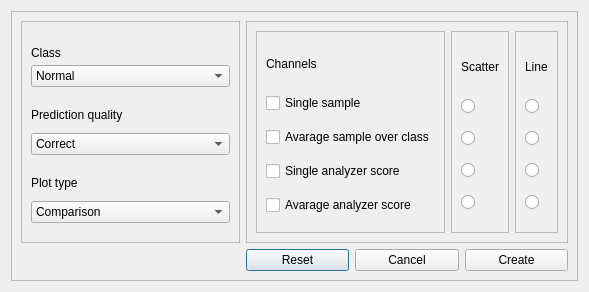
<?xml version="1.0" encoding="UTF-8"?>
<ui version="4.0">
 <class>Dialog</class>
 <widget class="QDialog" name="Dialog">
  <property name="geometry">
   <rect>
    <x>0</x>
    <y>0</y>
    <width>589</width>
    <height>292</height>
   </rect>
  </property>
  <property name="windowTitle">
   <string>Create new figure</string>
  </property>
  <layout class="QGridLayout" name="gridLayout_6">
   <item row="0" column="0">
    <widget class="QFrame" name="baseFrame">
     <property name="frameShape">
      <enum>QFrame::StyledPanel</enum>
     </property>
     <property name="frameShadow">
      <enum>QFrame::Raised</enum>
     </property>
     <layout class="QGridLayout" name="gridLayout">
      <item row="0" column="0">
       <widget class="QFrame" name="frame_2">
        <property name="minimumSize">
         <size>
          <width>100</width>
          <height>100</height>
         </size>
        </property>
        <property name="frameShape">
         <enum>QFrame::StyledPanel</enum>
        </property>
        <property name="frameShadow">
         <enum>QFrame::Raised</enum>
        </property>
        <layout class="QVBoxLayout" name="verticalLayout">
         <item>
          <layout class="QVBoxLayout" name="classLayout">
           <property name="spacing">
            <number>0</number>
           </property>
           <item>
            <widget class="QLabel" name="classTitle">
             <property name="maximumSize">
              <size>
               <width>16777215</width>
               <height>25</height>
              </size>
             </property>
             <property name="text">
              <string>Class</string>
             </property>
            </widget>
           </item>
           <item>
            <widget class="QComboBox" name="classCombo">
             <item>
              <property name="text">
               <string>Normal</string>
              </property>
             </item>
             <item>
              <property name="text">
               <string>1</string>
              </property>
             </item>
             <item>
              <property name="text">
               <string>2</string>
              </property>
             </item>
            </widget>
           </item>
          </layout>
         </item>
         <item>
          <layout class="QVBoxLayout" name="predQualLayout">
           <item>
            <widget class="QLabel" name="predQualTitle">
             <property name="maximumSize">
              <size>
               <width>16777215</width>
               <height>25</height>
              </size>
             </property>
             <property name="text">
              <string>Prediction quality</string>
             </property>
            </widget>
           </item>
           <item>
            <widget class="QComboBox" name="predQualCombo">
             <item>
              <property name="text">
               <string>Correct</string>
              </property>
             </item>
             <item>
              <property name="text">
               <string>All</string>
              </property>
             </item>
             <item>
              <property name="text">
               <string>Incorrect</string>
              </property>
             </item>
             <item>
              <property name="text">
               <string>False positive</string>
              </property>
             </item>
             <item>
              <property name="text">
               <string>False negative</string>
              </property>
             </item>
            </widget>
           </item>
          </layout>
         </item>
         <item>
          <layout class="QVBoxLayout" name="plotTypeLayout">
           <item>
            <widget class="QLabel" name="plotTypeTitle">
             <property name="maximumSize">
              <size>
               <width>16777215</width>
               <height>25</height>
              </size>
             </property>
             <property name="text">
              <string>Plot type</string>
             </property>
            </widget>
           </item>
           <item>
            <widget class="QComboBox" name="plotTypeCombo">
             <item>
              <property name="text">
               <string>Comparison</string>
              </property>
             </item>
             <item>
              <property name="text">
               <string>Distribution</string>
              </property>
             </item>
             <item>
              <property name="text">
               <string/>
              </property>
             </item>
            </widget>
           </item>
          </layout>
         </item>
        </layout>
       </widget>
      </item>
      <item row="1" column="1">
       <layout class="QHBoxLayout" name="horizontalLayout">
        <item>
         <widget class="QPushButton" name="resetButton">
          <property name="text">
           <string>Reset</string>
          </property>
         </widget>
        </item>
        <item>
         <widget class="QPushButton" name="cancelButton">
          <property name="text">
           <string>Cancel</string>
          </property>
         </widget>
        </item>
        <item>
         <widget class="QPushButton" name="createButton">
          <property name="text">
           <string>Create</string>
          </property>
         </widget>
        </item>
       </layout>
      </item>
      <item row="0" column="1">
       <widget class="QFrame" name="baseFrame_2">
        <property name="frameShape">
         <enum>QFrame::StyledPanel</enum>
        </property>
        <property name="frameShadow">
         <enum>QFrame::Raised</enum>
        </property>
        <layout class="QGridLayout" name="gridLayout_2">
         <item row="0" column="1">
          <widget class="QFrame" name="scatterFrame">
           <property name="frameShape">
            <enum>QFrame::StyledPanel</enum>
           </property>
           <property name="frameShadow">
            <enum>QFrame::Raised</enum>
           </property>
           <layout class="QGridLayout" name="gridLayout_4">
            <item row="1" column="0">
             <widget class="QRadioButton" name="singleSampleScatterRadio">
              <property name="text">
               <string/>
              </property>
             </widget>
            </item>
            <item row="2" column="0">
             <widget class="QRadioButton" name="averageSampleScatterRadio">
              <property name="text">
               <string/>
              </property>
             </widget>
            </item>
            <item row="4" column="0">
             <widget class="QRadioButton" name="averageAnalyzerScatterRadio">
              <property name="text">
               <string/>
              </property>
             </widget>
            </item>
            <item row="3" column="0">
             <widget class="QRadioButton" name="singleAnalyzerScatterRadio">
              <property name="text">
               <string/>
              </property>
             </widget>
            </item>
            <item row="0" column="0">
             <widget class="QLabel" name="scatterTitle">
              <property name="maximumSize">
               <size>
                <width>16777215</width>
                <height>30</height>
               </size>
              </property>
              <property name="text">
               <string>Scatter</string>
              </property>
             </widget>
            </item>
           </layout>
          </widget>
         </item>
         <item row="0" column="2">
          <widget class="QFrame" name="LineFrame">
           <property name="frameShape">
            <enum>QFrame::StyledPanel</enum>
           </property>
           <property name="frameShadow">
            <enum>QFrame::Raised</enum>
           </property>
           <layout class="QGridLayout" name="gridLayout_5">
            <item row="1" column="0">
             <widget class="QRadioButton" name="singleSampleLineRadio">
              <property name="text">
               <string/>
              </property>
             </widget>
            </item>
            <item row="2" column="0">
             <widget class="QRadioButton" name="averageSampleLineRadio">
              <property name="text">
               <string/>
              </property>
             </widget>
            </item>
            <item row="3" column="0">
             <widget class="QRadioButton" name="singleAnalyzerLineRadio">
              <property name="text">
               <string/>
              </property>
             </widget>
            </item>
            <item row="4" column="0">
             <widget class="QRadioButton" name="averageAnalyzerLineRadio">
              <property name="text">
               <string/>
              </property>
             </widget>
            </item>
            <item row="0" column="0">
             <widget class="QLabel" name="linetitle">
              <property name="maximumSize">
               <size>
                <width>16777215</width>
                <height>30</height>
               </size>
              </property>
              <property name="text">
               <string>Line</string>
              </property>
             </widget>
            </item>
           </layout>
          </widget>
         </item>
         <item row="0" column="0">
          <widget class="QFrame" name="channelsFrame">
           <property name="frameShape">
            <enum>QFrame::StyledPanel</enum>
           </property>
           <property name="frameShadow">
            <enum>QFrame::Raised</enum>
           </property>
           <layout class="QGridLayout" name="gridLayout_3">
            <item row="0" column="0">
             <widget class="QLabel" name="channelsTitle">
              <property name="maximumSize">
               <size>
                <width>16777215</width>
                <height>30</height>
               </size>
              </property>
              <property name="text">
               <string>Channels</string>
              </property>
             </widget>
            </item>
            <item row="1" column="0">
             <widget class="QCheckBox" name="singleSampleCheckbox">
              <property name="text">
               <string>Single sample</string>
              </property>
             </widget>
            </item>
            <item row="2" column="0">
             <widget class="QCheckBox" name="averageSampleCheckbox">
              <property name="text">
               <string>Avarage sample over class</string>
              </property>
             </widget>
            </item>
            <item row="3" column="0">
             <widget class="QCheckBox" name="singleAnalyzerCheckbox">
              <property name="text">
               <string>Single analyzer score</string>
              </property>
             </widget>
            </item>
            <item row="4" column="0">
             <widget class="QCheckBox" name="averageAnalyzerCheckbox">
              <property name="text">
               <string>Avarage analyzer score</string>
              </property>
             </widget>
            </item>
           </layout>
          </widget>
         </item>
        </layout>
       </widget>
      </item>
     </layout>
    </widget>
   </item>
  </layout>
 </widget>
 <resources/>
 <connections/>
</ui>
